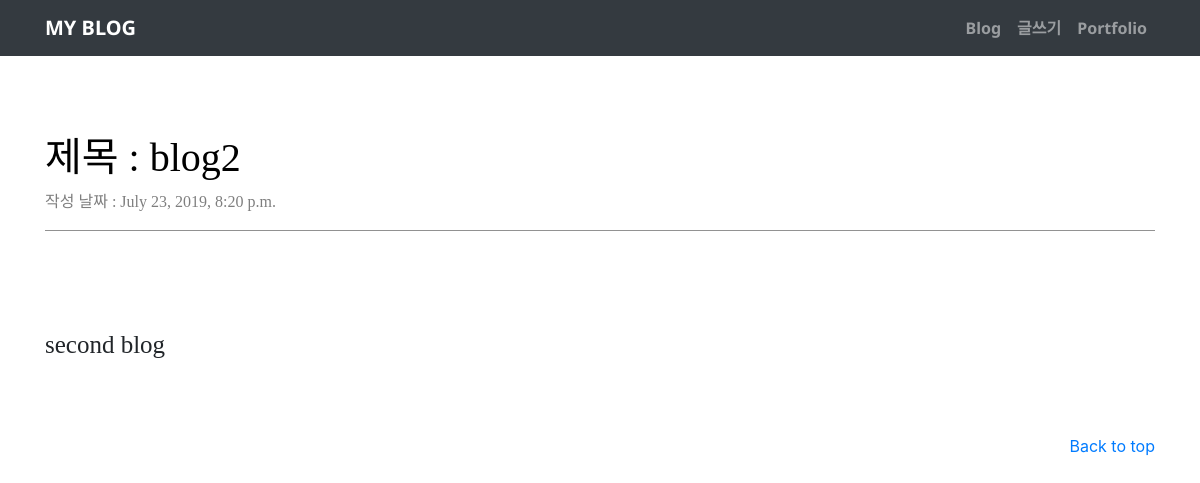
The app's page /blog/2/ with its own data.
### blog/models.py (models this page shows, shortened)
class Blog(models.Model):
    title = models.CharField(max_length=200)
    pub_date = models.DateTimeField('date published')
    body = models.TextField()

### blog/views.py (the view)
# urls.py: path('<int:blog_id>/', views.detail, name="detail"),
def detail(request, blog_id):
    blog_detail = get_object_or_404(Blog, pk = blog_id)
    return render(request, 'detail.html', {'blog':blog_detail})

### blog/templates/detail.html (shortened to what this page needs)
<head>
</head>
<body>
{% extends 'base.html' %}
{% block content %}
<div id=post>
    <div id="title"><br><br><h1> 제목 : {{blog.title}} </h1></div>
    <div id="date"><p> 작성 날짜 : {{blog.pub_date}} </p></div>
    <div id="summary"><p><br><br>{{blog.body}} </p></div>
</div>
{% endblock %}

### blog/templates/detail.html (style rules this page uses)
#title { font-size: 26px; font-family: 'Noto Serif KR', serif; color: #000000; font-weight: bold; }
#date { font-family: 'Noto Serif KR', serif; font-size: 16px; font-weight: 300; color: hsl(0, 0%, 0%); opacity: .5; border-bottom: 1px solid #000000da; margin-bottom: 20px; }
#summary { width: calc(100%-40px); margin-left: auto; margin-right: auto; font-family: 'Noto Serif KR', serif; font-size: 25px; margin-bottom: 70px; margin-top: auto; }

### records on screen
Blog: title "blog2", pub_date "July 23, 2019, 8:20 p.m.", body "second blog"
